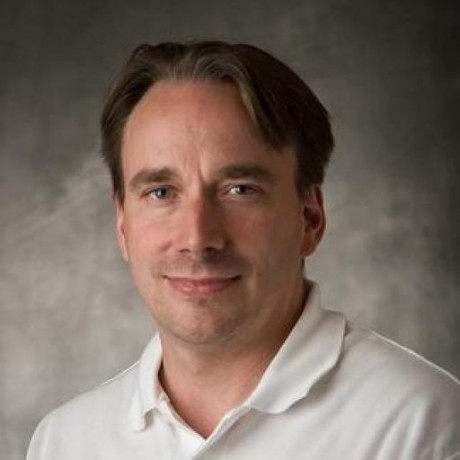
#> input picture training-data/s1/1.jpg, 460 x 460 px; its folder holds only this picture in this run
$ python OpenCV-Face-Recognition-Python.py
#> lines starting #> are read from the running program, lines starting #| are printed output that depends on the picture
import cv2
import os
import numpy as np

subjects = ["", "Linus Torvald"]

def detect_face(img):
    gray = cv2.cvtColor(img, cv2.COLOR_BGR2GRAY)
    face_cascade = cv2.CascadeClassifier('opencv-files/lbpcascade_frontalface.xml')
    faces = face_cascade.detectMultiScale(gray, scaleFactor=1.2, minNeighbors=5);
    if (len(faces) == 0):
        return None, None
    (x, y, w, h) = faces[0]
    return gray[y:y+w, x:x+h], faces[0]

def prepare_training_data(data_folder_path):
#> called with data_folder_path = 'training-data'
    dirs = os.listdir(data_folder_path)
    faces = []
    labels = []
    for dir_name in dirs:
        if not dir_name.startswith("s"):
            continue;
        label = int(dir_name.replace("s", ""))

        subject_dir_path = data_folder_path + "/" + dir_name

        subject_images_names = os.listdir(subject_dir_path)

        for image_name in subject_images_names:

            if image_name.startswith("."):
                continue;

            image_path = subject_dir_path + "/" + image_name

            image = cv2.imread(image_path)
#> image is the input picture: shape (460, 460, 3); mean B, G, R 98, 107.1, 121.7

            cv2.imshow("Training on image...", cv2.resize(image, (400, 500)))
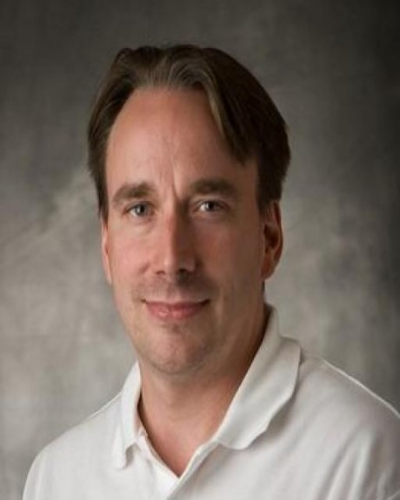
#> window 'Training on image...': shape (500, 400, 3); mean B, G, R 97.9, 107, 121.5
            cv2.waitKey(100)

            face, rect = detect_face(image)
#> in detect_face, `gray = cv2.cvtColor(img, cv2.COLOR_BGR2GRAY)`:
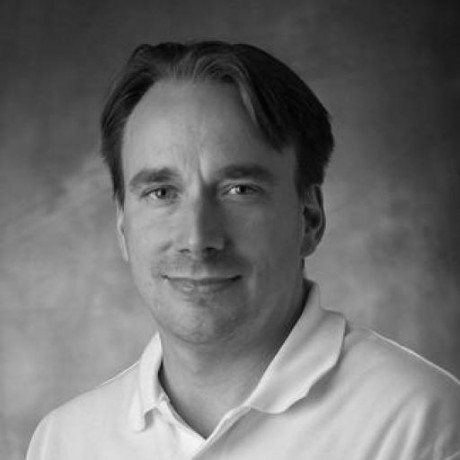
#> gray: shape (460, 460); min 2, max 246, mean 110.4
#> in detect_face, `faces = face_cascade.detectMultiScale(gray, scaleFactor=1.2, minNeighb..`: faces = [[96, 114, 206, 206]]
#> in detect_face, `(x, y, w, h) = faces[0]`: x = 96; y = 114; w = 206
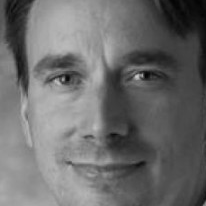
#> face: shape (206, 206); min 3, max 202, mean 107.9
#> rect = [96, 114, 206, 206]

            if face is not None:
                faces.append(face)
                labels.append(label)

    cv2.destroyAllWindows()
    cv2.waitKey(1)
    cv2.destroyAllWindows()

    return faces, labels

print("Preparing data...")
faces, labels = prepare_training_data("training-data")
#> faces = 1 item; labels = [1]
print("Data prepared")

print("Total faces: ", len(faces))
#| Total faces:  1
print("Total labels: ", len(labels))
#| Total labels:  1


#> (the run stopped early here; a loop or call above may not have finished)

$ run again, on training-data/s1/10.jpg
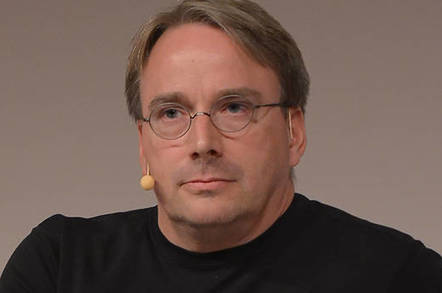
#> input picture training-data/s1/10.jpg, 442 x 293 px
#> in prepare_training_data, image is the input picture: shape (293, 442, 3); mean B, G, R 80, 88.1, 110.3
#> in detect_face, `gray = cv2.cvtColor(img, cv2.COLOR_BGR2GRAY)`:
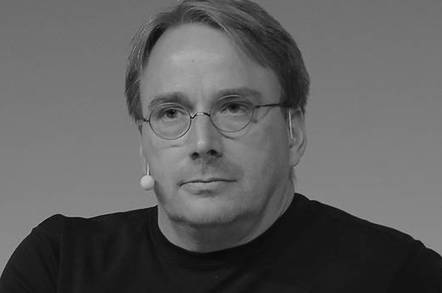
#> gray: shape (293, 442); min 2, max 197, mean 93.9
#> in detect_face, `faces = face_cascade.detectMultiScale(gray, scaleFactor=1.2, minNeighb..`: faces = [[115, 40, 177, 177]]
#> x = 115; y = 40; w = 177
#> in prepare_training_data, `face, rect = detect_face(image)`:
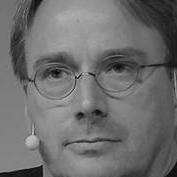
#> face: shape (177, 177); min 4, max 197, mean 109.9
#> rect = [115, 40, 177, 177]
#> `faces, labels = prepare_training_data("training-data")`: faces = 1 item; labels = [1]
#| Total faces:  1
#| Total labels:  1

$ run again, on training-data/s1/2.jpg
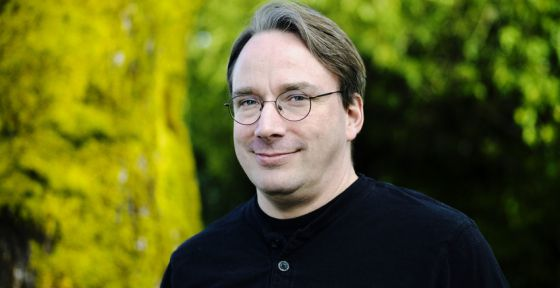
#> input picture training-data/s1/2.jpg, 560 x 288 px
#> in prepare_training_data, image is the input picture: shape (288, 560, 3); mean B, G, R 30.4, 96.4, 92.2
#> in detect_face, `gray = cv2.cvtColor(img, cv2.COLOR_BGR2GRAY)`:
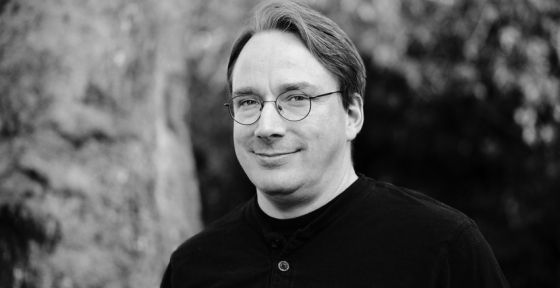
#> gray: shape (288, 560); min 0, max 242, mean 87.6
#> in detect_face, `faces = face_cascade.detectMultiScale(gray, scaleFactor=1.2, minNeighb..`: faces = [[206, 51, 134, 134]]
#> x = 206; y = 51; w = 134
#> in prepare_training_data, `face, rect = detect_face(image)`:
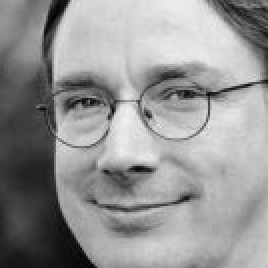
#> face: shape (134, 134) (shown 2 times larger); min 1, max 242, mean 149
#> rect = [206, 51, 134, 134]
#> `faces, labels = prepare_training_data("training-data")`: faces = 1 item; labels = [1]
#| Total faces:  1
#| Total labels:  1
